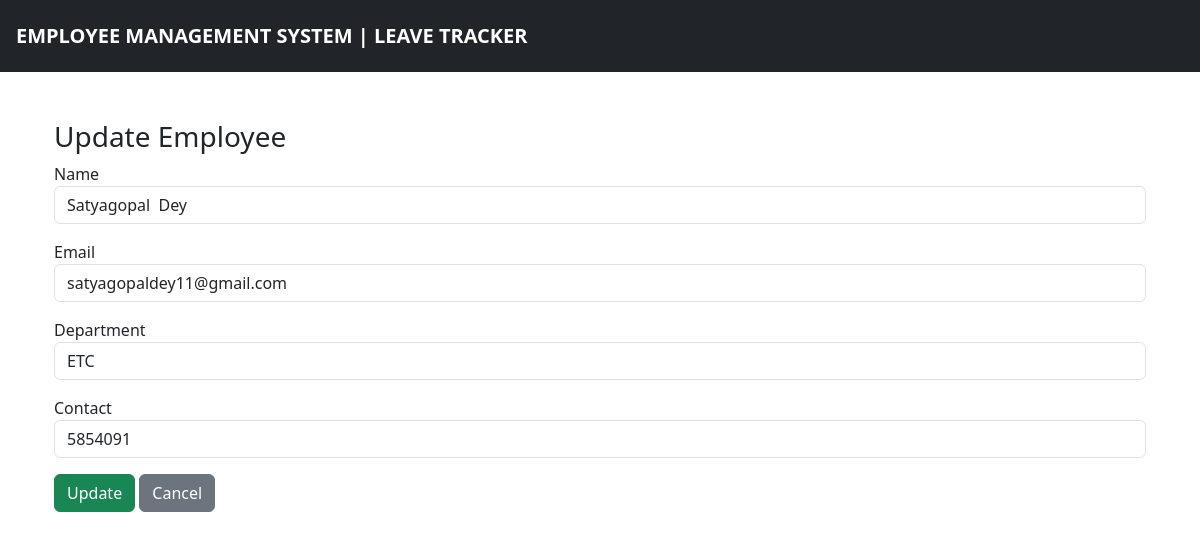
Screenshot of /update-employee/2/ (signed in) with the database file from the repository.
### ems/models.py (models this page shows, shortened)
class Employee(models.Model):
    user = models.OneToOneField(User, on_delete=models.CASCADE)
    name = models.CharField(max_length=100)
    department = models.CharField(max_length=100)
    email = models.EmailField(unique=True)
    contact = models.CharField(max_length=15)

### ems/views.py (the view, shortened to what this page needs)
# urls.py: path('update-employee/<int:id>/', views.update_employee, name='update_employee'),
def update_employee(request, id):
    if not request.user.is_superuser:
        return redirect('admin_dashboard')
    emp = get_object_or_404(Employee, id=id)
    return render(request, 'update_employee.html', {'emp': emp})

### ems/templates/update_employee.html (shortened to what this page needs)
{% extends 'base.html' %}
{% block content %}
<div class="container mt-5">
    <h3>Update Employee</h3>
    <form method="POST">
        <div class="mb-3">
            <label>Name</label>
            <input type="text" name="name" value="{{ emp.name }}" class="form-control">
        </div>
        <div class="mb-3">
            <label>Email</label>
            <input type="email" name="email" value="{{ emp.email }}" class="form-control">
        </div>
        <div class="mb-3">
            <label>Department</label>
            <input type="text" name="department" value="{{ emp.department }}" class="form-control">
        </div>
        <div class="mb-3">
            <label>Contact</label>
            <input type="text" name="contact" value="{{ emp.contact }}" class="form-control">
        </div>
        <button type="submit" class="btn btn-success">Update</button>
        <a href="{% url 'admin_dashboard' %}" class="btn btn-secondary">Cancel</a>
    </form>
</div>
{% endblock %}

### rows the page displays
Employee: name "Satyagopal Dey", email "satyagopaldey11@gmail.com", department "ETC", contact "5854091"
